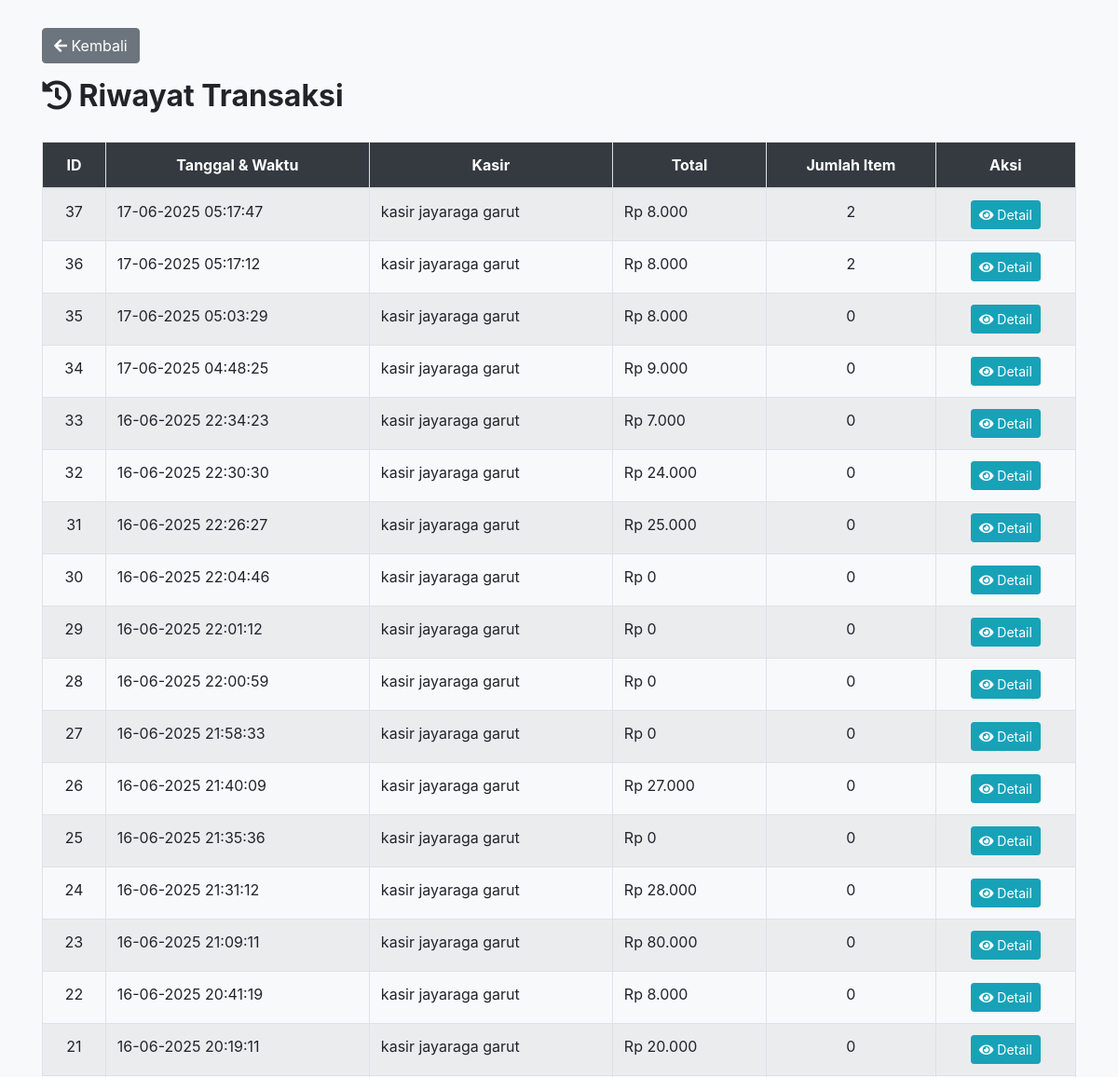
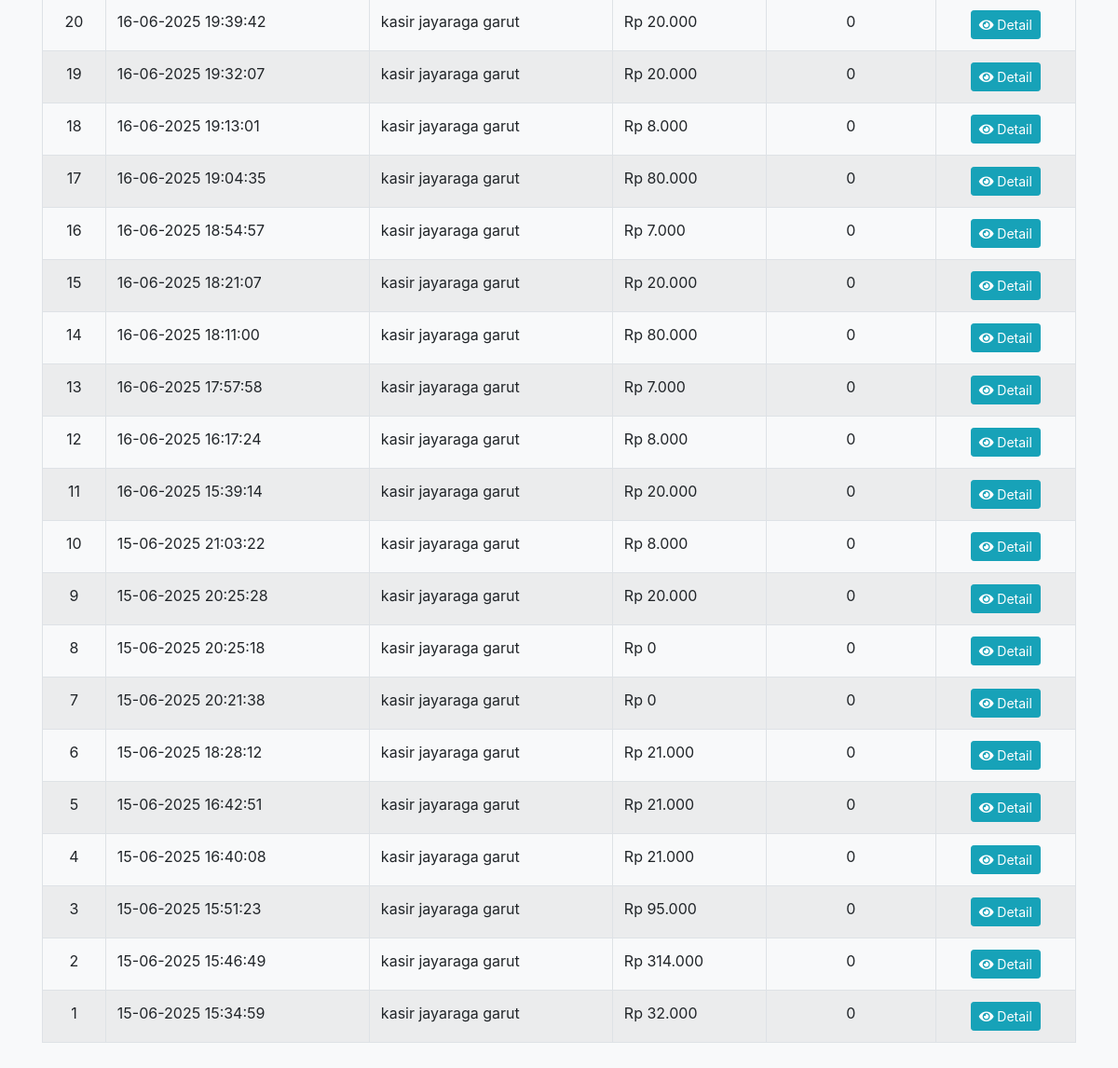
Screenshot of /kasir-app/modules/transaksi.php (signed in) with the database file from the repository (2 pictures, top to bottom).
### tables this page shows
CREATE TABLE `transaksi` (
  `id_transaksi` int(11) NOT NULL,
  `kode_transaksi` varchar(50) NOT NULL,
  `id_kasir` int(11) DEFAULT NULL,
  `tanggal` datetime DEFAULT current_timestamp(),
  `total` int(11) DEFAULT NULL,
  `bayar` int(11) DEFAULT NULL,
  `kembalian` int(11) DEFAULT NULL
);

CREATE TABLE `kasir` (
  `id_kasir` int(11) NOT NULL,
  `nama_kasir` varchar(100) NOT NULL,
  `username` varchar(50) NOT NULL,
  `password` varchar(255) NOT NULL
);

### kasir-app/modules/transaksi.php (the view, shortened to what this page needs)
<?php
include("../config/db.php");
?>
<!DOCTYPE html>
<html lang="id">
<head>
    <link href="https://stackpath.bootstrapcdn.com/bootstrap/4.5.2/css/bootstrap.min.css" rel="stylesheet">
    <link rel="stylesheet" href="https://cdnjs.cloudflare.com/ajax/libs/font-awesome/5.15.3/css/all.min.css">
</head>
<body>
<div class="container">
    <a href="../home.php" class="btn btn-secondary mb-3">
            <i class="fas fa-arrow-left"></i> Kembali
    </a>
    <h2><i class="fas fa-history"></i> Riwayat Transaksi</h2>
    <div class="table-responsive">
        <table class="table table-bordered table-striped">
            <thead class="text-center">
                <tr>
                    <th>ID</th>
                    <th>Tanggal & Waktu</th>
                    <th>Kasir</th>
                    <th>Total</th>
                    <th>Jumlah Item</th>
                    <th>Aksi</th>
                </tr>
            </thead>
            <tbody>
                <?php
                $query = $koneksi->query("
                    SELECT t.id_transaksi, t.tanggal, k.nama_kasir, t.total,
                           COUNT(dt.id_detail) AS jumlah_item
                    FROM transaksi t
                    JOIN kasir k ON t.id_kasir = k.id_kasir
                    LEFT JOIN detail_transaksi dt ON t.id_transaksi = dt.id_transaksi
                    GROUP BY t.id_transaksi
                    ORDER BY t.tanggal DESC
                ");
                while ($row = $query->fetch_assoc()):
                ?>
                <tr>
                    <td class="text-center"><?= $row['id_transaksi'] ?></td>
                    <td><?= date('d-m-Y H:i:s', strtotime($row['tanggal'])) ?></td>
                    <td><?= htmlspecialchars($row['nama_kasir']) ?></td>
                    <td>Rp <?= number_format($row['total'], 0, ',', '.') ?></td>
                    <td class="text-center"><?= $row['jumlah_item'] ?></td>
                    <td class="text-center">
                        <a href="detail_transaksi.php?id=<?= $row['id_transaksi'] ?>" class="btn btn-sm btn-info">
                            <i class="fas fa-eye"></i> Detail
                        </a>
                    </td>
                </tr>
                <?php endwhile; ?>
            </tbody>
        </table>
    </div>
</div>
</body>
</html>

### kasir-app/modules/transaksi.php (style rules this page uses)
body { padding: 30px; background-color: #f8f9fa; }
.table th { background-color: #343a40; color: white; }
h2 { margin-bottom: 30px; font-weight: bold; }

### rows the page displays
transaksi: id_transaksi "37", tanggal "17-06-2025 05:17:47", id_kasir.nama_kasir "kasir jayaraga garut", total "8.000", jumlah_item "2"
transaksi: id_transaksi "36", tanggal "17-06-2025 05:17:12", id_kasir.nama_kasir "kasir jayaraga garut", total "8.000", jumlah_item "2"
transaksi: id_transaksi "35", tanggal "17-06-2025 05:03:29", id_kasir.nama_kasir "kasir jayaraga garut", total "8.000", jumlah_item "0"
transaksi: id_transaksi "34", tanggal "17-06-2025 04:48:25", id_kasir.nama_kasir "kasir jayaraga garut", total "9.000", jumlah_item "0"
transaksi: id_transaksi "33", tanggal "16-06-2025 22:34:23", id_kasir.nama_kasir "kasir jayaraga garut", total "7.000", jumlah_item "0"
transaksi: id_transaksi "32", tanggal "16-06-2025 22:30:30", id_kasir.nama_kasir "kasir jayaraga garut", total "24.000", jumlah_item "0"
transaksi: id_transaksi "31", tanggal "16-06-2025 22:26:27", id_kasir.nama_kasir "kasir jayaraga garut", total "25.000", jumlah_item "0"
transaksi: id_transaksi "30", tanggal "16-06-2025 22:04:46", id_kasir.nama_kasir "kasir jayaraga garut", total "0", jumlah_item "0"
transaksi: id_transaksi "29", tanggal "16-06-2025 22:01:12", id_kasir.nama_kasir "kasir jayaraga garut", total "0", jumlah_item "0"
transaksi: id_transaksi "28", tanggal "16-06-2025 22:00:59", id_kasir.nama_kasir "kasir jayaraga garut", total "0", jumlah_item "0"
transaksi: id_transaksi "27", tanggal "16-06-2025 21:58:33", id_kasir.nama_kasir "kasir jayaraga garut", total "0", jumlah_item "0"
transaksi: id_transaksi "26", tanggal "16-06-2025 21:40:09", id_kasir.nama_kasir "kasir jayaraga garut", total "27.000", jumlah_item "0"
transaksi: id_transaksi "25", tanggal "16-06-2025 21:35:36", id_kasir.nama_kasir "kasir jayaraga garut", total "0", jumlah_item "0"
transaksi: id_transaksi "24", tanggal "16-06-2025 21:31:12", id_kasir.nama_kasir "kasir jayaraga garut", total "28.000", jumlah_item "0"
transaksi: id_transaksi "23", tanggal "16-06-2025 21:09:11", id_kasir.nama_kasir "kasir jayaraga garut", total "80.000", jumlah_item "0"
transaksi: id_transaksi "22", tanggal "16-06-2025 20:41:19", id_kasir.nama_kasir "kasir jayaraga garut", total "8.000", jumlah_item "0"
transaksi: id_transaksi "21", tanggal "16-06-2025 20:19:11", id_kasir.nama_kasir "kasir jayaraga garut", total "20.000", jumlah_item "0"
transaksi: id_transaksi "20", tanggal "16-06-2025 19:39:42", id_kasir.nama_kasir "kasir jayaraga garut", total "20.000", jumlah_item "0"
transaksi: id_transaksi "19", tanggal "16-06-2025 19:32:07", id_kasir.nama_kasir "kasir jayaraga garut", total "20.000", jumlah_item "0"
transaksi: id_transaksi "18", tanggal "16-06-2025 19:13:01", id_kasir.nama_kasir "kasir jayaraga garut", total "8.000", jumlah_item "0"
transaksi: id_transaksi "17", tanggal "16-06-2025 19:04:35", id_kasir.nama_kasir "kasir jayaraga garut", total "80.000", jumlah_item "0"
transaksi: id_transaksi "16", tanggal "16-06-2025 18:54:57", id_kasir.nama_kasir "kasir jayaraga garut", total "7.000", jumlah_item "0"
transaksi: id_transaksi "15", tanggal "16-06-2025 18:21:07", id_kasir.nama_kasir "kasir jayaraga garut", total "20.000", jumlah_item "0"
transaksi: id_transaksi "14", tanggal "16-06-2025 18:11:00", id_kasir.nama_kasir "kasir jayaraga garut", total "80.000", jumlah_item "0"
transaksi: id_transaksi "13", tanggal "16-06-2025 17:57:58", id_kasir.nama_kasir "kasir jayaraga garut", total "7.000", jumlah_item "0"
transaksi: id_transaksi "12", tanggal "16-06-2025 16:17:24", id_kasir.nama_kasir "kasir jayaraga garut", total "8.000", jumlah_item "0"
transaksi: id_transaksi "11", tanggal "16-06-2025 15:39:14", id_kasir.nama_kasir "kasir jayaraga garut", total "20.000", jumlah_item "0"
transaksi: id_transaksi "10", tanggal "15-06-2025 21:03:22", id_kasir.nama_kasir "kasir jayaraga garut", total "8.000", jumlah_item "0"
transaksi: id_transaksi "9", tanggal "15-06-2025 20:25:28", id_kasir.nama_kasir "kasir jayaraga garut", total "20.000", jumlah_item "0"
transaksi: id_transaksi "8", tanggal "15-06-2025 20:25:18", id_kasir.nama_kasir "kasir jayaraga garut", total "0", jumlah_item "0"
transaksi: id_transaksi "7", tanggal "15-06-2025 20:21:38", id_kasir.nama_kasir "kasir jayaraga garut", total "0", jumlah_item "0"
transaksi: id_transaksi "6", tanggal "15-06-2025 18:28:12", id_kasir.nama_kasir "kasir jayaraga garut", total "21.000", jumlah_item "0"
transaksi: id_transaksi "5", tanggal "15-06-2025 16:42:51", id_kasir.nama_kasir "kasir jayaraga garut", total "21.000", jumlah_item "0"
transaksi: id_transaksi "4", tanggal "15-06-2025 16:40:08", id_kasir.nama_kasir "kasir jayaraga garut", total "21.000", jumlah_item "0"
transaksi: id_transaksi "3", tanggal "15-06-2025 15:51:23", id_kasir.nama_kasir "kasir jayaraga garut", total "95.000", jumlah_item "0"
transaksi: id_transaksi "2", tanggal "15-06-2025 15:46:49", id_kasir.nama_kasir "kasir jayaraga garut", total "314.000", jumlah_item "0"
transaksi: id_transaksi "1", tanggal "15-06-2025 15:34:59", id_kasir.nama_kasir "kasir jayaraga garut", total "32.000", jumlah_item "0"
